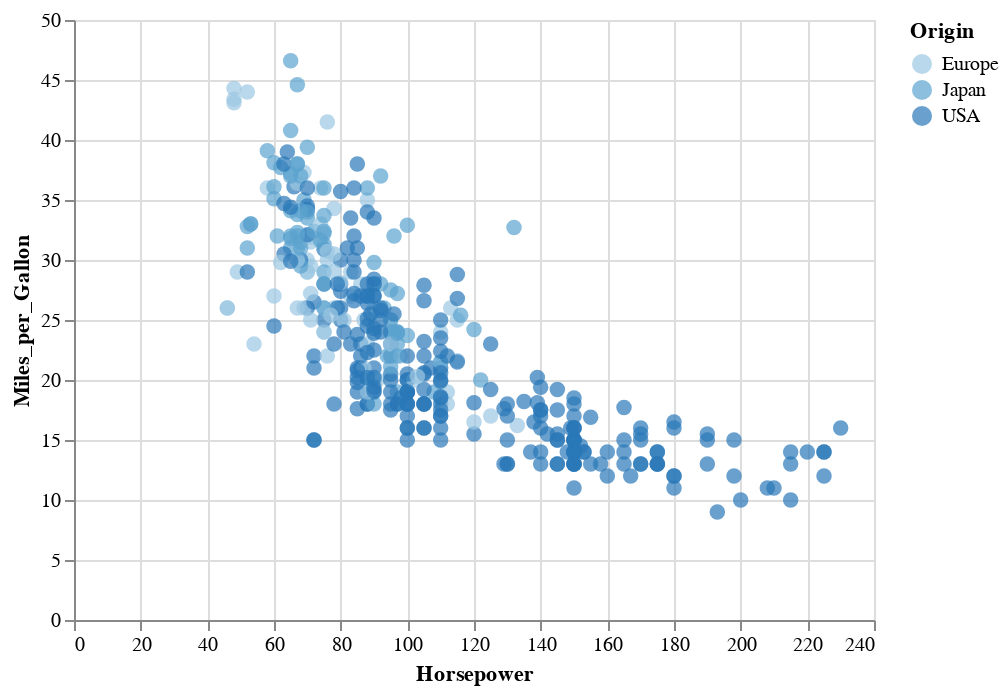

Source (notebook cell):
### Markdown cell above
### Changing data types
By changing the `color` from *Nominal* to *Ordinal* I have forced Altair to pick a different type of color palette.

### Code cell
# Changing color from a Nominal to an Ordinal variable changes the color palette
alt.Chart(cars).mark_circle(size=60).encode(
    x='Horsepower:Q',
    y='Miles_per_Gallon:Q',
    color='Origin:O',
    tooltip=['Name', 'Origin', 'Horsepower', 'Miles_per_Gallon']
).interactive()

### Figure 1 — Vega-Lite specification as saved in the notebook (floating-point values rounded to 4 significant figures; data arrays with more than 128 entries replaced by an {"elided": "..."} marker saying what was removed)
{"$schema": "https://vega.github.io/schema/vega-lite/v2.4.3.json", "config": {"view": {"height": 300, "width": 400}}, "data": {"values": {"elided": "406 records"}}, "encoding": {"color": {"field": "Origin", "type": "ordinal"}, "tooltip": [{"field": "Name", "type": "nominal"}, {"field": "Origin", "type": "nominal"}, {"field": "Horsepower", "type": "quantitative"}, {"field": "Miles_per_Gallon", "type": "quantitative"}], "x": {"field": "Horsepower", "type": "quantitative"}, "y": {"field": "Miles_per_Gallon", "type": "quantitative"}}, "mark": {"size": 60, "type": "circle"}, "selection": {"selector002": {"bind": "scales", "encodings": ["x", "y"], "mark": {"fill": "#333", "fillOpacity": 0.125, "stroke": "white"}, "on": "[mousedown, window:mouseup] > window:mousemove!", "resolve": "global", "translate": "[mousedown, window:mouseup] > window:mousemove!", "type": "interval", "zoom": "wheel!"}}}
